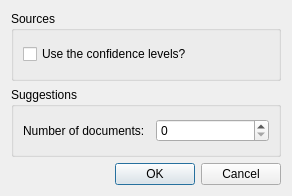
<?xml version="1.0" encoding="UTF-8"?>
<ui version="4.0">
 <class>Config</class>
 <widget class="QWidget" name="Config">
  <property name="geometry">
   <rect>
    <x>0</x>
    <y>0</y>
    <width>292</width>
    <height>196</height>
   </rect>
  </property>
  <property name="windowTitle">
   <string>Form</string>
  </property>
  <layout class="QVBoxLayout" name="verticalLayout_3">
   <item>
    <widget class="QGroupBox" name="groupBox">
     <property name="title">
      <string>Sources</string>
     </property>
     <layout class="QVBoxLayout" name="verticalLayout">
      <item>
       <widget class="QCheckBox" name="UseLevels">
        <property name="text">
         <string>Use the confidence levels?</string>
        </property>
       </widget>
      </item>
     </layout>
    </widget>
   </item>
   <item>
    <widget class="QGroupBox" name="groupBox_2">
     <property name="title">
      <string>Suggestions</string>
     </property>
     <layout class="QHBoxLayout" name="horizontalLayout">
      <item>
       <widget class="QLabel" name="textLabel1">
        <property name="text">
         <string>Number of documents:</string>
        </property>
        <property name="wordWrap">
         <bool>false</bool>
        </property>
       </widget>
      </item>
      <item>
       <spacer name="spacer12">
        <property name="orientation">
         <enum>Qt::Horizontal</enum>
        </property>
        <property name="sizeType">
         <enum>QSizePolicy::Fixed</enum>
        </property>
        <property name="sizeHint" stdset="0">
         <size>
          <width>5</width>
          <height>20</height>
         </size>
        </property>
       </spacer>
      </item>
      <item>
       <widget class="QSpinBox" name="NbSugs"/>
      </item>
     </layout>
    </widget>
   </item>
   <item>
    <widget class="QDialogButtonBox" name="buttonBox">
     <property name="standardButtons">
      <set>QDialogButtonBox::Cancel|QDialogButtonBox::Ok</set>
     </property>
    </widget>
   </item>
  </layout>
 </widget>
 <resources/>
 <connections/>
</ui>
